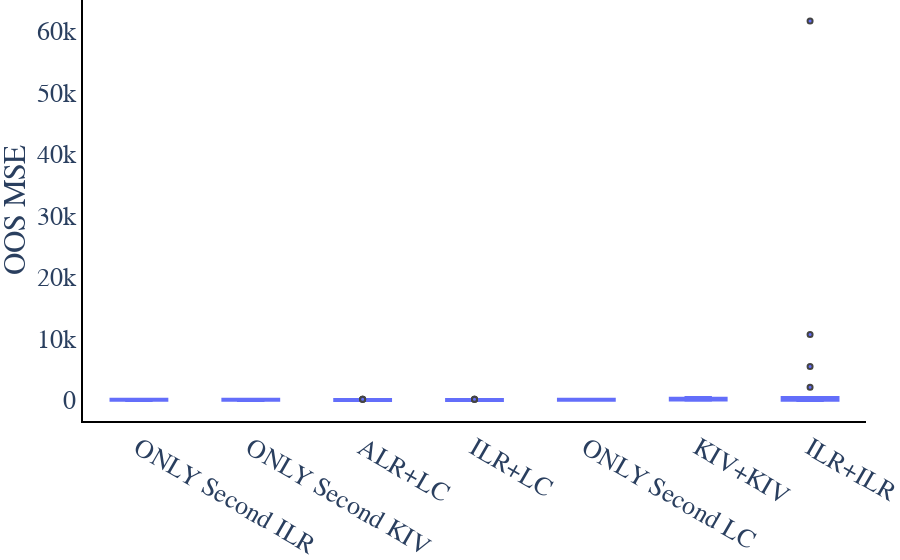
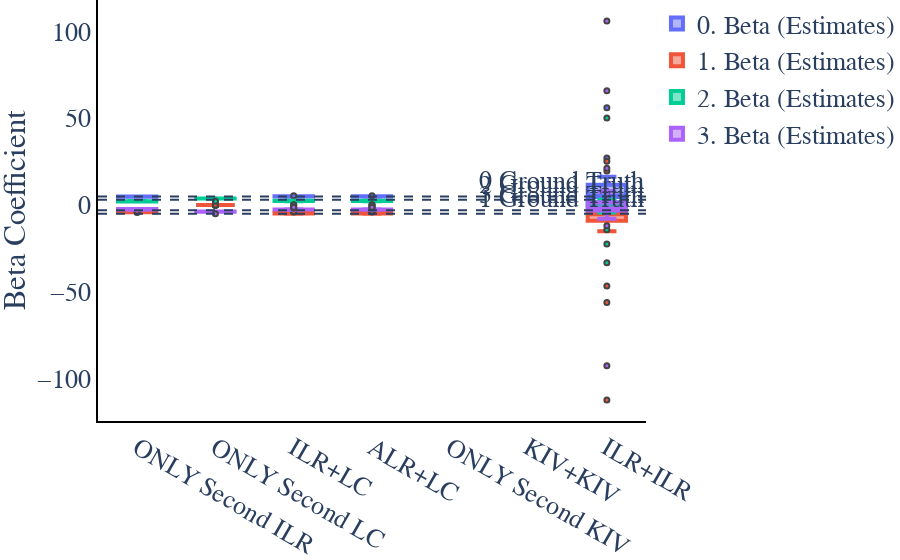

The notebook cell these images were saved under, in order:
### Code cell
today = datetime.now()
num_iteration = 20

path = os.getcwd()
mypath = os.path.join(path, "temp",
                      today.strftime("%Y_%m_%d_%H_%M") + "_LINEAR_ConfidenceInterval_"+str(instrument_strength)
                      +"_"+ str(num_iteration)+"_Microbiota_" +str(p))

if not os.path.isdir(mypath):
    os.makedirs(mypath)


# create logging file with relevant information
for handler in logging.root.handlers[:]:
    logging.root.removeHandler(handler)

logging.basicConfig(level=logging.INFO,
                    format='%(asctime)s %(name)-12s %(levelname)-8s %(message)s',
                    datefmt='%m-%d %H:%M',
                    filename=os.path.join(os.getcwd(), mypath, "configurations.log"),
                    filemode='w'
                    )

logging.info("n="+str(n)+", p="+str(p)+", instrument strength: "+instrument_strength)
logging.info("Number of runs: "+str(num_iteration))
logging.info("First Stage Specification: ")
logging.info("Number of Instruments: "+str(num_inst))
logging.info("Instrument Strength by F-Test: " +str(F))
logging.info("alpha0="+str(alpha0)+", alphaT="+str(alphaT)+", confounder multiplicator c_X="+str(c_X))
logging.info("Second Stage Specification: ")
logging.info("beta0="+str(beta0)+", betaT="+str(betaT)+", confounder multiplicator c_Y="+str(c_Y))
logging.info("Confounder mean mu_c="+str(mu_c))


df_beta, df_mse, mse_large_confidence= run_methods_confidence_interval(
    key, num_iteration, 
    n, p, num_inst, mu_c, c_X, alpha0, alphaT, c_Y, beta0, betaT, num_star=200)

### Figure 1 — Plotly figure (JSON) as saved in the notebook; plotly's stock layout.template omitted (floating-point values rounded to 4 significant figures; data arrays with more than 128 entries replaced by an {"elided": "..."} marker saying what was removed)
{"data": [{"line": {"width": 4}, "marker": {"line": {"width": 2}, "size": 5}, "type": "box", "x": {"elided": "140 str values"}, "y": {"elided": "140 float values"}}], "layout": {"font": {"family": "serif", "size": 26}, "margin": {"b": 0, "l": 0, "r": 0, "t": 0}, "plot_bgcolor": "rgba(0,0,0,0)", "xaxis": {"linecolor": "black", "linewidth": 2, "showline": true}, "yaxis": {"linecolor": "black", "linewidth": 2, "showline": true, "title": {"text": "OOS MSE"}}}}

### Figure 2 — Plotly figure (JSON) as saved in the notebook; plotly's stock layout.template omitted (floating-point values rounded to 4 significant figures; data arrays with more than 128 entries replaced by an {"elided": "..."} marker saying what was removed)
{"data": [{"line": {"width": 4}, "marker": {"line": {"width": 2}, "size": 5}, "name": "0. Beta (Estimates)", "type": "box", "x": {"elided": "140 str values"}, "y": {"elided": "140 float values"}}, {"line": {"width": 4}, "marker": {"line": {"width": 2}, "size": 5}, "name": "1. Beta (Estimates)", "type": "box", "x": {"elided": "140 str values"}, "y": {"elided": "140 float values"}}, {"line": {"width": 4}, "marker": {"line": {"width": 2}, "size": 5}, "name": "2. Beta (Estimates)", "type": "box", "x": {"elided": "140 str values"}, "y": {"elided": "140 float values"}}, {"line": {"width": 4}, "marker": {"line": {"width": 2}, "size": 5}, "name": "3. Beta (Estimates)", "type": "box", "x": {"elided": "140 str values"}, "y": {"elided": "140 float values"}}], "layout": {"annotations": [{"showarrow": false, "text": "0 Ground Truth", "x": 1, "xanchor": "right", "xref": "x domain", "y": 5, "yanchor": "bottom", "yref": "y"}, {"showarrow": false, "text": "1 Ground Truth", "x": 1, "xanchor": "right", "xref": "x domain", "y": -5, "yanchor": "bottom", "yref": "y"}, {"showarrow": false, "text": "2 Ground Truth", "x": 1, "xanchor": "right", "xref": "x domain", "y": 3.0, "yanchor": "bottom", "yref": "y"}, {"showarrow": false, "text": "3 Ground Truth", "x": 1, "xanchor": "right", "xref": "x domain", "y": -3, "yanchor": "bottom", "yref": "y"}], "font": {"family": "serif", "size": 26}, "margin": {"b": 0, "l": 0, "r": 0, "t": 0}, "plot_bgcolor": "rgba(0,0,0,0)", "shapes": [{"line": {"dash": "dash"}, "type": "line", "x0": 0, "x1": 1, "xref": "x domain", "y0": 5, "y1": 5, "yref": "y"}, {"line": {"dash": "dash"}, "type": "line", "x0": 0, "x1": 1, "xref": "x domain", "y0": -5, "y1": -5, "yref": "y"}, {"line": {"dash": "dash"}, "type": "line", "x0": 0, "x1": 1, "xref": "x domain", "y0": 3.0, "y1": 3.0, "yref": "y"}, {"line": {"dash": "dash"}, "type": "line", "x0": 0, "x1": 1, "xref": "x domain", "y0": -3, "y1": -3, "yref": "y"}], "xaxis": {"linecolor": "black", "linewidth": 2, "showline": true}, "yaxis": {"linecolor": "black", "linewidth": 2, "showline": true, "title": {"text": "Beta Coefficient"}}}}
